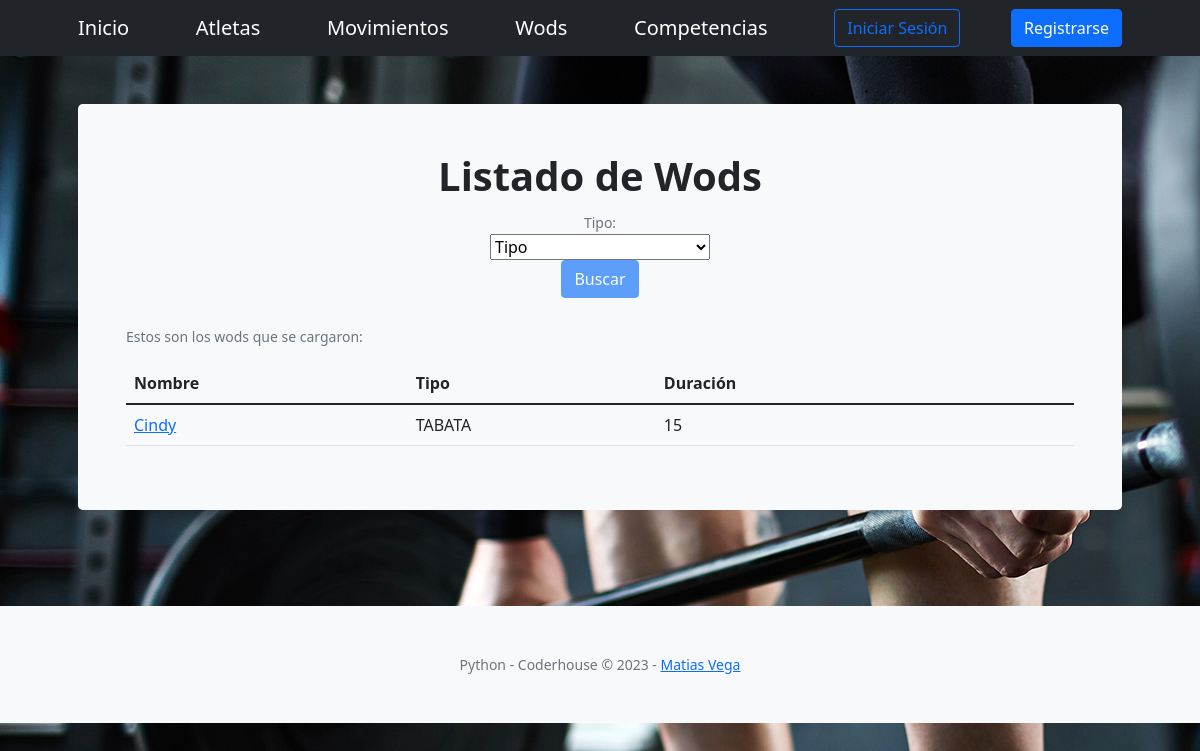
The page /AppCoder/listaWods/ on the database as committed earlier.
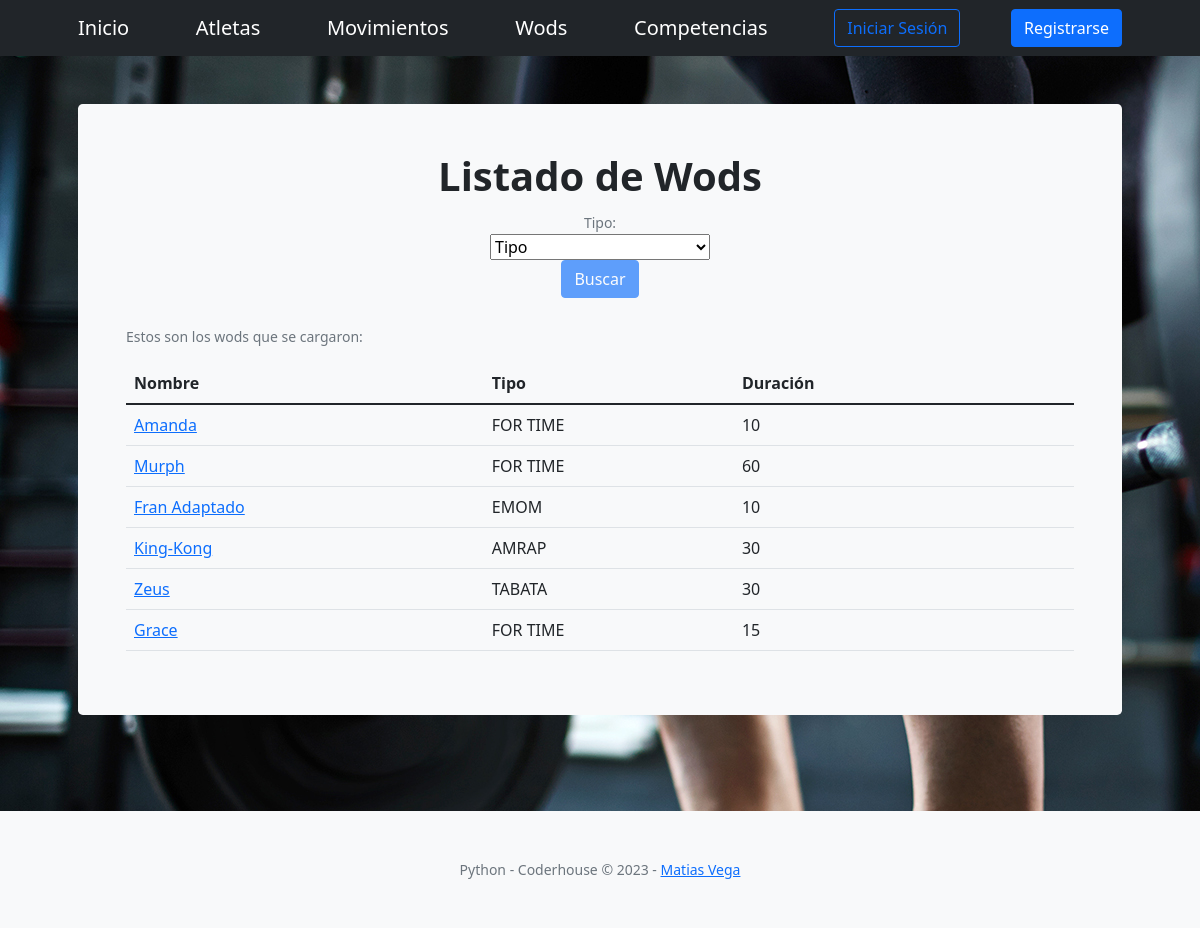
The same page on the database as committed later.
### AppCoder/models.py (models this page shows, shortened)
class Wod(models.Model):
    nombre = models.CharField(max_length=40)
    duracion = models.IntegerField()
    tipo = models.CharField(
        max_length=10,
        choices= TIPOS,
        default='TABATA',
    )
    rondas = models.CharField(
        max_length=10,
        choices= RONDAS,
        default='Sin Rondas',
    )
    cantidad1 = models.IntegerField(blank=True, default=0)
    movimiento1 = models.ForeignKey(Movimiento, related_name='movimientos1', on_delete=models.CASCADE, blank=True, default= None)
    cantidad2 = models.IntegerField(null=True, blank=True, default=0)
    movimiento2 = models.ForeignKey(Movimiento, related_name='movimientos2', on_delete=models.CASCADE, null=True, blank=True, default= None)
    cantidad3 = models.IntegerField(blank=True, null=True, default=0)
    movimiento3 = models.ForeignKey(Movimiento, related_name='movimientos3', on_delete=models.CASCADE, null=True, blank=True, default= None)
    cantidad4 = models.IntegerField(blank=True, null=True, default=0)
    movimiento4 = models.ForeignKey(Movimiento, related_name='movimientos4', on_delete=models.CASCADE, null=True, blank=True, default= None)
    cantidad5 = models.IntegerField(blank=True, null=True, default=0)
    movimiento5 = models.ForeignKey(Movimiento, related_name='movimientos5', on_delete=models.CASCADE, null=True, blank=True, default= None)

### AppCoder/views.py (the view)
# urls.py: path("listaWods/", verWods, name = "Ver Wods"), # Todos los Wod
def verWods(request):
    listaWods = Wod.objects.all() # Obtengo todos los wods
    return render(request, "AppCoder/Wod/listaWods.html", {"listaWods": listaWods})

### AppCoder/templates/AppCoder/Wod/listaWods.html (shortened to what this page needs)
{% extends "AppCoder/padre.html" %}
{% block titulo %}
Listado de Wods
{% endblock %}
{% block botonera %}
<div class="container px-5 col-lg-4" >
  <form action="/AppCoder/filtrarWod/" id="formulario" method="GET">
      <label class="form-text">Tipo: </label>
      <select name="tipo" id="tipo" >
          <option value="">Tipo</option>
      </select>
      <br>
      <button class="btn btn-primary btn-xl" type="submit" id="enviar" disabled>Buscar</button>
  </form>
</div>
{% endblock %}
{% block formulario %}
<br>
<p class="form-text"> Estos son los wods que se cargaron: </p>
<table class="table">
    <thead>
      <tr>
        <th>Nombre</th>
        <th>Tipo</th>
        <th>Duración</th>
        <th> </th>
      </tr>
    </thead>
    <tbody>
      {% for x in listaWods %}
        <tr>
          <td>
          <a  href="{% url 'Filtrar Wod' x.nombre %}"  > {{ x.nombre }} </a> </td>
          <td>{{ x.tipo }}</td>
          <td>{{ x.duracion }}</td>
          <td>
            </td>
          <td>
          </td>
        </tr>
      {% endfor %}
    </tbody>
  </table>
{% endblock %}

### AppCoder/templates/AppCoder/padre.html (shortened to what this page needs)
<!DOCTYPE html>
<html lang="en">
    <head> {% load static %}
        <link href="https://cdn.jsdelivr.net/npm/bootstrap-icons@1.5.0/font/bootstrap-icons.css" rel="stylesheet" />
        <link href="https://cdnjs.cloudflare.com/ajax/libs/SimpleLightbox/2.1.0/simpleLightbox.min.css" rel="stylesheet" />
        <link href="{% static 'AppCoder/css/styles.css' %}" rel="stylesheet" />
    </head>
    <body id="page-top" style="background-image: url('/media/fondo/bg-masthead.jpg')">
        <nav class="navbar navbar-expand-lg navbar-dark bg-dark">
            <div class="container px-4 px-lg-5">
                <a class="navbar-brand" href="{% url 'Ver Scores' %}">Inicio</a>
                <a class="navbar-brand" href="{% url 'Ver Atletas' %}">Atletas</a>
                <a class="navbar-brand" href="{% url 'Ver Movimientos' %}">Movimientos</a>
                <a class="navbar-brand" href="{% url 'Ver Wods' %}">Wods</a>
                <a class="navbar-brand" href="{% url 'Ver Competencias' %}">Competencias</a>
                {% if request.user.is_authenticated %}
                <li class="nav-item dropdown">
                            {% with  request.user.avatarimagen_set.last as first_image %}
                            <a class="navbar-brand">  {{ request.user }}  </a>
                            {% if first_image %}
                                <img class="rounded-circle" width ="40px" href="#" role="button" data-bs-toggle="dropdown" aria-expanded="false" id="navbarDropdownPortfolio" src="{{first_image.imagen.url}}" href="{% url 'Cambiar Avatar' %}" alt="Datos de mi cuenta">
                            {% else %}
                                <img class="rounded-circle" width ="40px" href="#" role="button" data-bs-toggle="dropdown" aria-expanded="false" id="navbarDropdownPortfolio" src="/media/avatarSinAvatar.jpg" href="{% url 'Cambiar Avatar' %}" alt="Datos de mi cuenta">
                            {% endif %}
                            <ul class="dropdown-menu dropdown-menu-end" aria-labelledby="navbarDropdownPortfolio">
                                <li><a  class="dropdown-item" href="{% url 'Cambiar Avatar' %}" > Cambiar Avatar  </a> </li>
                                {% with  request.user.atleta_set.last as atleta %}
                                {% if atleta %}
                                    <li><a class="dropdown-item disabled" > Atleta: {{ atleta.apellido}}, {{atleta.nombre}} </a> </li>
                                    <li><a class="dropdown-item" href="{% url 'Editar Atleta' atleta.id %}"  > Editar mis Datos de Atleta </a> </li>
                                    <li><a  class="dropdown-item" href="{% url 'Borrar Atleta' atleta.id %}"  > Borrar mis Datos de Atleta </a> </li>
                                {% else %}
                                    <li><a  class="dropdown-item" href="{% url 'registro2' %}"  > Cargar mis Datos de Atleta </a> </li>
                                {% endif %}
                                <li><a class="dropdown-item btn btn-primary btn-xl" href="{% url 'Log Out' %}">Cerrar Sesión</a>  </li>
                                {% endwith %}
                                {% endwith %}
                            </ul>
                        </li>
            </div>
                {% else %}
                <a class="btn btn-outline-primary btn-xl" href="{% url 'Log In' %}">Iniciar Sesión</a>
                <a class="btn btn-primary btn-xl" href="{% url 'Sign Up' %}">Registrarse</a>
                {% endif %}
        </nav>
        <section class="py-5" >
            <div class="container px-5" >
                <div class="bg-light rounded-3 py-5 px-4 px-md-5 mb-5">
                    <div class="text-center">
                        <h1 class="fw-bolder">
                            {% block titulo %}
                            {%endblock%}
                        </h1>
                            {% block botonera %}
                            {%endblock%}
                </div>
                    <div>
                        {% block formulario %}
                        {%endblock%}
                    </div>
                </div>
        </section>
        <footer class="bg-light py-5">
            <div class="container px-4 px-lg-5"><div class="small text-center text-muted">Python - Coderhouse &copy; 2023 - <a href="{% url 'About' %}">Matias Vega</a></div></div>
        </footer>
    </body>
</html>

Rows that differ between the two databases and show on the page:
removed Wod: nombre "Cindy", tipo "TABATA", duracion "15"
added Wod: nombre "Amanda", tipo "FOR TIME", duracion "10"
added Wod: nombre "Murph", tipo "FOR TIME", duracion "60"
added Wod: nombre "Fran Adaptado", tipo "EMOM", duracion "10"
added Wod: nombre "King-Kong", tipo "AMRAP", duracion "30"
added Wod: nombre "Zeus", tipo "TABATA", duracion "30"
added Wod: nombre "Grace", tipo "FOR TIME", duracion "15"
